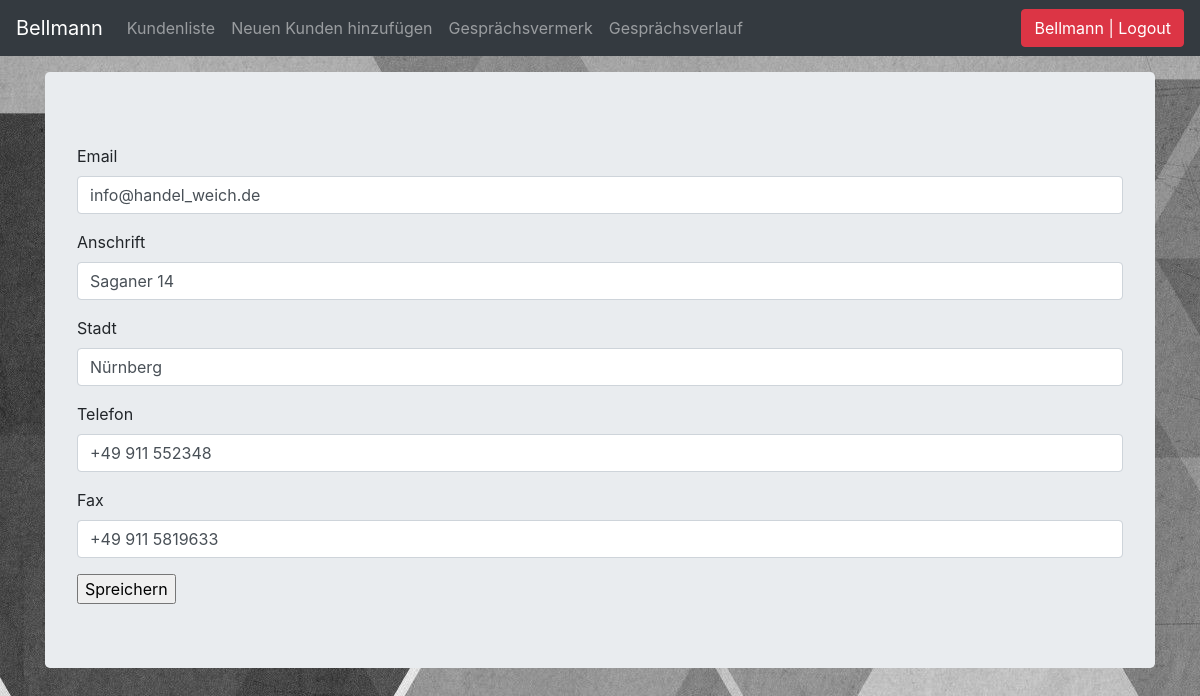
The page /update_kundenlists/923/ (signed in) on the database its author committed.
### kunden/models.py (models this page shows, shortened)
class Kunde(models.Model):
    kundenNr = models.IntegerField(auto_created=True, primary_key=True, serialize=False, verbose_name='KundenNr')
    firma = models.CharField(max_length=30, blank=False, null=True)
    anschrift = models.CharField(max_length=30, blank=True, null=True)
    stadt = models.CharField(max_length=30, blank=True, null=True)
    telefon = models.CharField(max_length=30, blank=True, null=True)
    fax = models.CharField(max_length=30, blank=True, null=True)
    email = models.CharField(max_length=30, blank=True, null=True)

### kunden/views.py (the view)
# urls.py: path('update_kundenlists/<str:pk>/', views.update_kundenlists, name="update_kundenlists"),
def update_kundenlists(request, pk):
    queryset = Kunde.objects.get(kundenNr=pk)
    form = KundeUpdateForm(instance=queryset)
    if request.method == 'POST':
        form = KundeUpdateForm(request.POST, instance=queryset)
        if form.is_valid():
            form.save()
            messages.success(request, 'Erfolgreich gespeichert')
            return redirect('/kundelist')
    context = {
        'form': form
    }
    return render(request, 'add_kunde.html', context)

### kunden/forms.py
class KundeUpdateForm(forms.ModelForm):
    class Meta:
        model = Kunde
        fields = ['email', 'anschrift','stadt', 'telefon', 'fax']

### kunden/templates/add_kunde.html (shortened to what this page needs)
{% load static %}
{% load crispy_forms_tags %}
<!DOCTYPE html>
<html lang="en">
  <head>
<link href="{% static 'css/stylesheet.css' %}" rel="stylesheet">
<link href="{% static 'css/bootstrap.min.css' %}" rel="stylesheet">
  <link href="{% static 'css/navbar-top-fixed.css' %}" rel="stylesheet">
  </head>
  <body>
  {% include 'navbar.html' %}
<main role="main" class="container">
  <div class="jumbotron">
     <form method='POST' action=''>{% csrf_token %}
      {{form|crispy}}
      <input type="submit" value="Spreichern"/>
    </form>
  </div>
</main>
      </body>
</html>

### kunden/templates/navbar.html (shortened to what this page needs)
    <nav class="navbar navbar-expand-md navbar-dark fixed-top bg-dark">
  <a class="navbar-brand" href="#">Bellmann </a>
  <div class="collapse navbar-collapse" id="navbarCollapse">
    <ul class="navbar-nav mr-auto">
      {% if request.user.is_authenticated %}
      <li class="nav-item">
        <a class="nav-link" href="/kundelist">Kundenliste</a>
      </li>
      <li class="nav-item">
        <a class="nav-link" href="/add_kunde">Neuen Kunden hinzufügen</a>
        <li class="nav-item">
        <a class="nav-link" href="/add_notiz">Gesprächsvermerk</a>
      <li class="nav-item">
      <a class="nav-link" href="/gespreachsverlauf">Gesprächsverlauf</a>
      {% endif %}
    </ul>
      <ul class="navbar-nav">
        {% if request.user.is_authenticated %}
        <li><a href="/accounts/logout"><button class="btn btn-danger">{{ user }} | Logout</button></a> </li>
        {% else %}
        <li><a href="/accounts/login">Login</a></li>
        {% endif %}
      </ul>
  </div>
</nav>

### kunden/static/css/stylesheet.css (style rules this page uses)
body { background-color: #34eb6b; background-image: url("../img/bg.jpg"); }

### kunden/static/css/navbar-top-fixed.css (style rules this page uses)
body { min-height: 75rem; padding-top: 4.5rem; }

### rows shown on the page
Kunde: email "info@handel_weich.de", anschrift "Saganer 14", stadt "Nürnberg", telefon "+49 911 552348", fax "+49 911 5819633"

### other values the page prints
{{ user }} "Bellmann"
